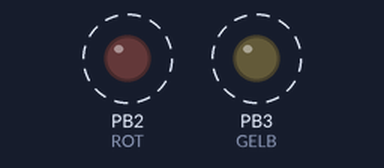
The program below on a simulated ATmega328P, built with avr-gcc and emulated at 16 MHz. Parts: output pins drawn as LEDs (lit = HIGH). Dashed ring = blinking.

Above: at 0.04 s.
Timing chart, 0 to 3.0 s (numbered marks = the images above):
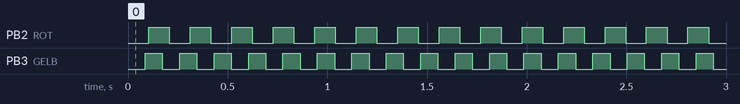

The program:

main.c
```c
/*
* Demo für Multitasking, 2 Blinker:
* Rot soll 5 mal pro Sekunde blinken, Gelb soll 6 mal pro Sekunde blinken
*/

#define F_CPU 16000000UL	//Quarzfrequenz
#include <avr/io.h>
#include <util/delay.h>

#define ROT		2		// Hardware wird symbolisch beschrieben
#define GELB	3

uint32_t t=0, t1 = 0;

int main(void)
{
	DDRB = (1<<ROT) | (1<<GELB);

	while (1)
	{
		_delay_ms(1);
		t++;

		// 1. Blinker:  5 Hz
		//if ((t % 100) == 0)
		if (t - t1 >= 100)
		{
			/*if (PORTB |~(1<<ROT) != 0)
			PORTB &= ~(1<<ROT);
			else
			PORTB |= (1<<ROT);
			*/
			PORTB ^= (1<<ROT);	//Bitweise Toggeln
			t1 = t;
		}


		// 2. Blinker:  6 Hz
		//if ((t % 83) == 0)	//kann Probleme bei ungleichmäßigem zählen erzeugen
		if (t % 166 < 83)
		//PORTB ^= (1<<GELB);
		PORTB &= ~(1<<GELB);
		else
		PORTB |= (1<<GELB);

	}
}
```

Measured:
- by itself, PB2 (ROT): alternates HIGH for 0.10 s and LOW for 0.10 s
- by itself, PB3 (GELB): alternates HIGH for 0.09 s and LOW for 0.09 s
